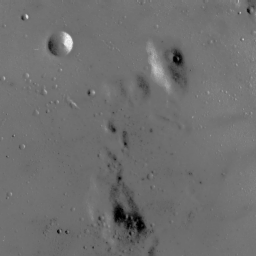
#> input picture blatt06/moon.png, 256 x 256 px
$ jupyter execute b06a04.ipynb
#> lines starting #> are read from the running program, lines starting #| are printed output that depends on the picture
# Aufgabe 4

[cell 1]
import matplotlib.pyplot as plt
import numpy as np
from skimage.exposure import equalize_hist, equalize_adapthist
from skimage.io import imread

[cell 2]
img = imread("moon.png")
#> img is the input picture: shape (256, 256); min 0, max 250, mean 110.9
plt.imshow(img, cmap="gray")

## 4.1 Histogram Equalization

[cell 3]
img_equalized = equalize_hist(img)
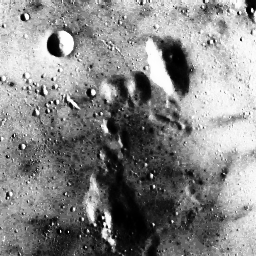
#> img_equalized: shape (256, 256) float64; min 0.000717, max 1, mean 0.525
plt.imshow(img_equalized, cmap="gray")

**Problem:** Der globale Histogrammausgleich verbessert zwar den Gesamtkontrast, aber bei der Betrachtung an lokalen stellen ist der Kontrast zu stark.

## 4.2 Local Histogram Equalization

**Lösung:** Local Histogram Equalization teilt das Bild in Bereiche auf (hier in 8 Bereiche, da dies der Standardwert ist) und führt für jeden Bereich einen eigenen Histogrammausgleich durch. Dadurch werden bestimmte Bereicht nicht durch Ausreißer von anderen Bereichen beeinflusst. Der `clip_limit`erhöht den Kontrast (je höher, desto mehr Kontrast)

[cell 4]
# Adaptive Histogram Equalization (AHE)
img_ahe = equalize_adapthist(img, clip_limit=0.03)
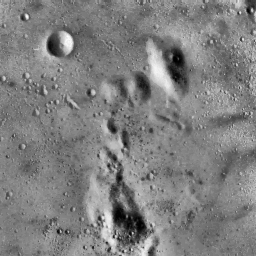
#> img_ahe: shape (256, 256) float64; min 0, max 1, mean 0.501

# Visualisierung
fig, axes = plt.subplots(1, 3, figsize=(15, 4))

axes[0].imshow(img, cmap="gray")
axes[0].set_title("Original")
axes[0].axis("off")

axes[1].imshow(img_equalized, cmap="gray")
axes[1].set_title("Global Histogram Equalization")
axes[1].axis("off")

axes[2].imshow(img_ahe, cmap="gray")
axes[2].set_title("Local Histogram Equalization")
axes[2].axis("off")

plt.tight_layout()
plt.show()
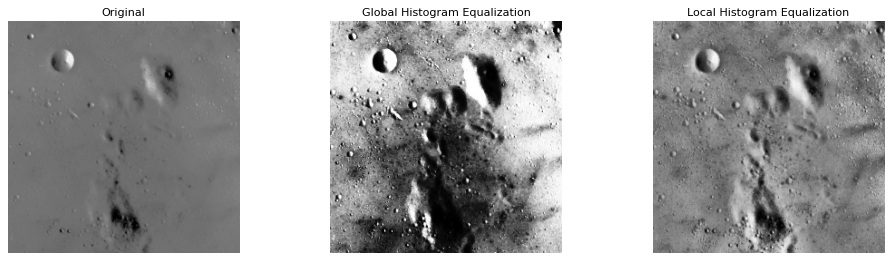
#> figure drawn by matplotlib, 3 panels
